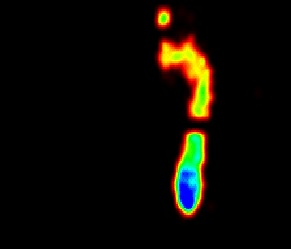
//> input picture test.jpg, 291 x 249 px
$ ./testopencv   (built with g++ and OpenCV 4)
//> lines starting //> are read from the running program, lines starting //| are printed output that depends on the picture; after the words box and inside, x2 and y2 are one past the last pixel; in counts of white or black regions, pixels touching at a corner belong together
#include "opencv2/highgui/highgui.hpp"
#include "opencv2/imgproc/imgproc.hpp"
#include <iostream>
#include <stdio.h>
#include <stdlib.h>

using namespace cv;
using namespace std;

//for finding contours
Mat src; Mat src_gray;
int thresh = 100;
int max_thresh = 255;
RNG rng(12345);

//for erode and dilate
Mat erosion_dst, dilation_dst;

int erosion_elem = 0;
int erosion_size = 0;
int dilation_elem = 0;
int dilation_size = 0;
int const max_elem = 2;
int const max_kernel_size = 21;

/** Function Headers */
void Erosion(int, void*);
void Dilation(int, void*);

/// Function header
void thresh_callback(int, void*);

/** @function main */
int main(int argc, char** argv)
{
	/// Load source image and convert it to gray
	src = imread("test.jpg", 1);
//> src is the input picture: 249 rows x 291 cols, CV_8UC3; mean B, G, R 3.5, 10.2, 12.8

	/// Convert image to gray and blur it
	cvtColor(src, src_gray, CV_BGR2GRAY);
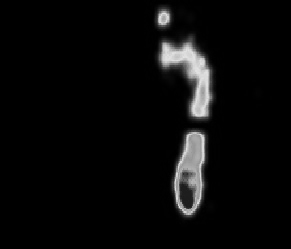
//> src_gray: 249 rows x 291 cols, CV_8UC1; min 0, max 227, mean 10.2
	blur(src_gray, src_gray, Size(3, 3));
//> src_gray: 249 rows x 291 cols, CV_8UC1; 11.51% of pixels changed, all inside (x1, y1, x2, y2) = (144, 0, 272, 227)

	/// Create Window
	char* source_window = "Source";
	namedWindow(source_window, CV_WINDOW_AUTOSIZE);
	imshow(source_window, src);

	createTrackbar(" Threshold:", "Source", &thresh, max_thresh, thresh_callback);
	thresh_callback(0, 0);

	waitKey(0);
	return(0);
}

/** @function thresh_callback */
void thresh_callback(int, void*)
{
	Mat threshold_output;
	vector<vector<Point> > contours;
	vector<Vec4i> hierarchy;


	/// Create windows
	namedWindow("Erosion Demo", CV_WINDOW_AUTOSIZE);
	namedWindow("Dilation Demo", CV_WINDOW_AUTOSIZE);
	cvMoveWindow("Dilation Demo", src.cols, 0);

	/// Create Erosion Trackbar
	createTrackbar("Element:\n 0: Rect \n 1: Cross \n 2: Ellipse", "Erosion Demo",
		&erosion_elem, max_elem,
		Erosion);

	createTrackbar("Kernel size:\n 2n +1", "Erosion Demo",
		&erosion_size, max_kernel_size,
		Erosion);

	/// Create Dilation Trackbar
	createTrackbar("Element:\n 0: Rect \n 1: Cross \n 2: Ellipse", "Dilation Demo",
		&dilation_elem, max_elem,
		Dilation);

	createTrackbar("Kernel size:\n 2n +1", "Dilation Demo",
		&dilation_size, max_kernel_size,
		Dilation);

	/// Default start
	Dilation(0, 0);
	Erosion(0, 0);

	src_gray = erosion_dst;
	/// Detect edges using Threshold
	threshold(src_gray, threshold_output, thresh, 255, THRESH_BINARY);
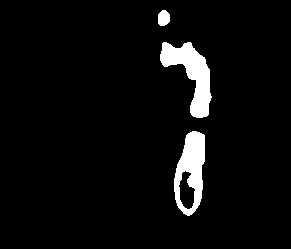
//> threshold_output: 249 rows x 291 cols, CV_8UC1; 4.8% white; 3 white regions
	/// Find contours
	findContours(threshold_output, contours, hierarchy, CV_RETR_TREE, CV_CHAIN_APPROX_SIMPLE, Point(0, 0));
//> contours = 4 contours; box (x1, y1, x2, y2) and area: (174, 131, 205, 216) 1852, (160, 42, 212, 118) 1667, (178, 170, 196, 210) 426, (158, 10, 170, 26) 138

	/// Approximate contours to polygons + get bounding rects and circles
	vector<vector<Point> > contours_poly(contours.size());
//> contours_poly = 4 empty contours
	vector<Rect> boundRect(contours.size());
	vector<Point2f>center(contours.size());
	vector<float>radius(contours.size());

	for (int i = 0; i < contours.size(); i++)
	{
		approxPolyDP(Mat(contours[i]), contours_poly[i], 3, true);
		boundRect[i] = boundingRect(Mat(contours_poly[i]));
		minEnclosingCircle((Mat)contours_poly[i], center[i], radius[i]);
	}
//> this loop made 4 passes


	/// Draw polygonal contour + bonding rects + circles
	Mat drawing = Mat::zeros(threshold_output.size(), CV_8UC3);
	for (int i = 0; i< contours.size(); i++)
	{
		Scalar color = Scalar(rng.uniform(0, 255), rng.uniform(0, 255), rng.uniform(0, 255));
		drawContours(drawing, contours_poly, i, color, 1, 8, vector<Vec4i>(), 0, Point());
		rectangle(drawing, boundRect[i].tl(), boundRect[i].br(), color, 2, 8, 0);
		circle(drawing, center[i], (int)radius[i], color, 2, 8, 0);
	}
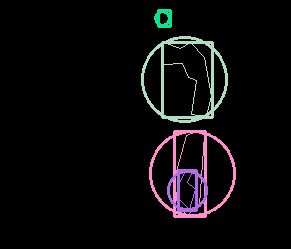
//> drawing: 249 rows x 291 cols, CV_8UC3; mean B, G, R 10.7, 9.3, 10.4

	/// Show in a window
	namedWindow("Contours", CV_WINDOW_AUTOSIZE);
	imshow("Contours", drawing);
}

/**  @function Erosion  */
void Erosion(int, void*)
{
	int erosion_type;
	if (erosion_elem == 0){ erosion_type = MORPH_RECT; }
	else if (erosion_elem == 1){ erosion_type = MORPH_CROSS; }
	else if (erosion_elem == 2) { erosion_type = MORPH_ELLIPSE; }

	Mat element = getStructuringElement(erosion_type,
		Size(2 * erosion_size + 1, 2 * erosion_size + 1),
		Point(erosion_size, erosion_size));

	/// Apply the erosion operation
	erode(dilation_dst, erosion_dst, element);
	imshow("Erosion Demo", erosion_dst);
}

/** @function Dilation */
void Dilation(int, void*)
{
	int dilation_type;
	if (dilation_elem == 0){ dilation_type = MORPH_RECT; }
	else if (dilation_elem == 1){ dilation_type = MORPH_CROSS; }
	else if (dilation_elem == 2) { dilation_type = MORPH_ELLIPSE; }

	Mat element = getStructuringElement(dilation_type,
		Size(2 * dilation_size + 1, 2 * dilation_size + 1),
		Point(dilation_size, dilation_size));
	/// Apply the dilation operation
	dilate(src_gray, dilation_dst, element);
	imshow("Dilation Demo", dilation_dst);
}
